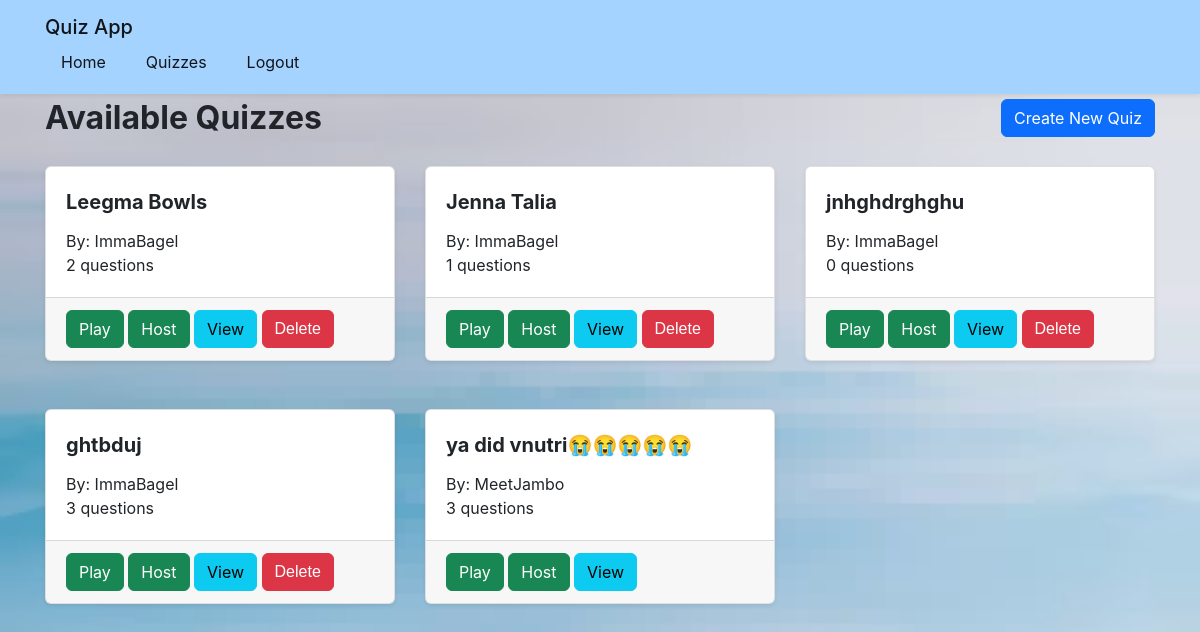
The page /quiz (signed in) on the database its author committed.
### app/models.py (models this page shows)
class Quiz(db.Model):
    id = db.Column(db.Integer, primary_key = True)
    title = db.Column(db.String(75), nullable=False)
    username = db.Column(db.String(50))
    user_id = db.Column(db.Integer, db.ForeignKey('user.id'), nullable = False)
    questions = db.relationship('Question', backref='question',lazy = True)

class User(db.Model, UserMixin):
    id = db.Column(db.Integer, primary_key = True)
    username = db.Column(db.String(25), unique=True, nullable=False)
    email = db.Column(db.String(411),unique=True, nullable= False)
    password = db.Column(db.String(25), nullable = False)
    quizzes = db.relationship('Quiz', backref='creator', lazy=True)

### app/quiz/routes.py (the view)
@quiz_bp.route('/quiz')
@login_required
def quiz_home():
    quizzes = Quiz.query.all()
    return render_template('quiz/home.html', title="Quizzes", quizzes=quizzes)

### app/models.py (called while the page is built)
@login_manager.user_loader
def load_user(user_id):
    return User.query.get(int(user_id))

### app/templates/quiz/home.html (shortened to what this page needs)
{% extends "base.html" %}
{% block content %}
<div class="d-flex justify-content-between align-items-center mb-4">
    <h1>Available Quizzes</h1>
    <a href="{{ url_for('quiz.create_Qizz') }}" class="btn btn-primary">Create New Quiz</a>
</div>
<div class="row">
    {% for quiz in quizzes %}
    <div class="col-md-4 mb-4">
        <div class="card h-100">
            <div class="card-body">
                <h5 class="card-title">{{ quiz.title }}</h5>
                <p class="card-text">By: {{ quiz.creator.username }}</p>
                <p class="card-text">{{ quiz.questions|length }} questions</p>
            </div>
            <div class="card-footer bg-transparent">
                <a href="{{ url_for('quiz.Play_qizz', quiz_id=quiz.id) }}" class="btn btn-success">Play</a>
                <a href="{{ url_for('quiz.host_quiz', quiz_id=quiz.id) }}" class="btn btn-success">Host</a>
                <a href="{{ url_for('quiz.view_quiz', quiz_id=quiz.id) }}" class="btn btn-info">View</a>
                {% if quiz.creator == current_user %}
                <form method="POST" action="{{ url_for('quiz.delete_qizz', quiz_id=quiz.id) }}" class="d-inline">
                    <button type="submit" class="btn btn-danger">Delete</button>
                </form>
                {% endif %}
            </div>
        </div>
    </div>
    {% endfor %}
</div>
{% endblock %}

### app/static/css/styles.css (style rules this page uses)
:root { --primary: #0d6efd; --secondary: #6c757d; --success: #198754; --danger: #dc3545; --warning: #ffc107; --info: #0dcaf0; --light: #f8f9fa; --dark: #212529; --white: #fff; --blue-light: #a5d3ff; --border-radius: 0.375rem; --box-shadow: 0 0.5rem 1rem rgba(0, 0, 0, 0.15); }
* { box-sizing: border-box; margin: 0; padding: 0; }
body { font-family: -apple-system, BlinkMacSystemFont, "Segoe UI", Roboto, "Helvetica Neue", Arial, sans-serif; line-height: 1.5; color: #212529; background-image: url('/static/images/actual-Bg.png'); background-size: cover; background-position: center; background-attachment: fixed; min-height: 100vh; position: relative; }
body::before { content: ""; position: fixed; top: 0; left: 0; right: 0; bottom: 0; background-color: rgba(255, 255, 255, 0.1); z-index: -1; }
.card { position: relative; display: flex; flex-direction: column; min-width: 0; word-wrap: break-word; background-color: var(--white); background-clip: border-box; border: 1px solid rgba(0, 0, 0, 0.125); border-radius: var(--border-radius); margin-bottom: 1.5rem; box-shadow: 0 0.125rem 0.25rem rgba(0, 0, 0, 0.075); }
.card-body { flex: 1 1 auto; padding: 1.25rem; }
.card-title { margin-bottom: 0.75rem; font-size: 1.25rem; }
.card-text:last-child { margin-bottom: 0; }
.card-footer { padding: 0.75rem 1.25rem; background-color: rgba(0, 0, 0, 0.03); border-top: 1px solid rgba(0, 0, 0, 0.125); }
.card-footer:last-child { border-radius: 0 0 calc(var(--border-radius) - 1px) calc(var(--border-radius) - 1px); }
.btn { display: inline-block; font-weight: 400; line-height: 1.5; color: #212529; text-align: center; text-decoration: none; vertical-align: middle; cursor: pointer; user-select: none; background-color: transparent; border: 1px solid transparent; padding: 0.375rem 0.75rem; font-size: 1rem; border-radius: var(--border-radius); transition: color 0.15s ease-in-out, background-color 0.15s ease-in-out, border-color 0.15s ease-in-out, box-shadow 0.15s ease-in-out; }
.btn-primary { color: var(--white); background-color: var(--primary); border-color: var(--primary); }
.btn-success { color: var(--white); background-color: var(--success); border-color: var(--success); }
.btn-danger { color: var(--white); background-color: var(--danger); border-color: var(--danger); }
.btn-info { color: #000; background-color: var(--info); border-color: var(--info); }
.mb-4 { margin-bottom: 1.5rem !important; }
.d-flex { display: flex !important; }
.justify-content-between { justify-content: space-between !important; }
.align-items-center { align-items: center !important; }
.d-inline { display: inline !important; }
.row { display: flex; flex-wrap: wrap; margin-right: -15px; margin-left: -15px; }
.col-md-4 { flex: 0 0 33.333333%; max-width: 33.333333%; padding-right: 15px; padding-left: 15px; }

### rows shown on the page
Quiz: title "Leegma Bowls", creator.username "ImmaBagel", questions|length "2"
Quiz: title "Jenna Talia", creator.username "ImmaBagel", questions|length "1"
Quiz: title "jnhghdrghghu", creator.username "ImmaBagel", questions|length "0"
Quiz: title "ghtbduj", creator.username "ImmaBagel", questions|length "3"
Quiz: title "ya did vnutri😭😭😭😭😭", creator.username "MeetJambo", questions|length "3"
